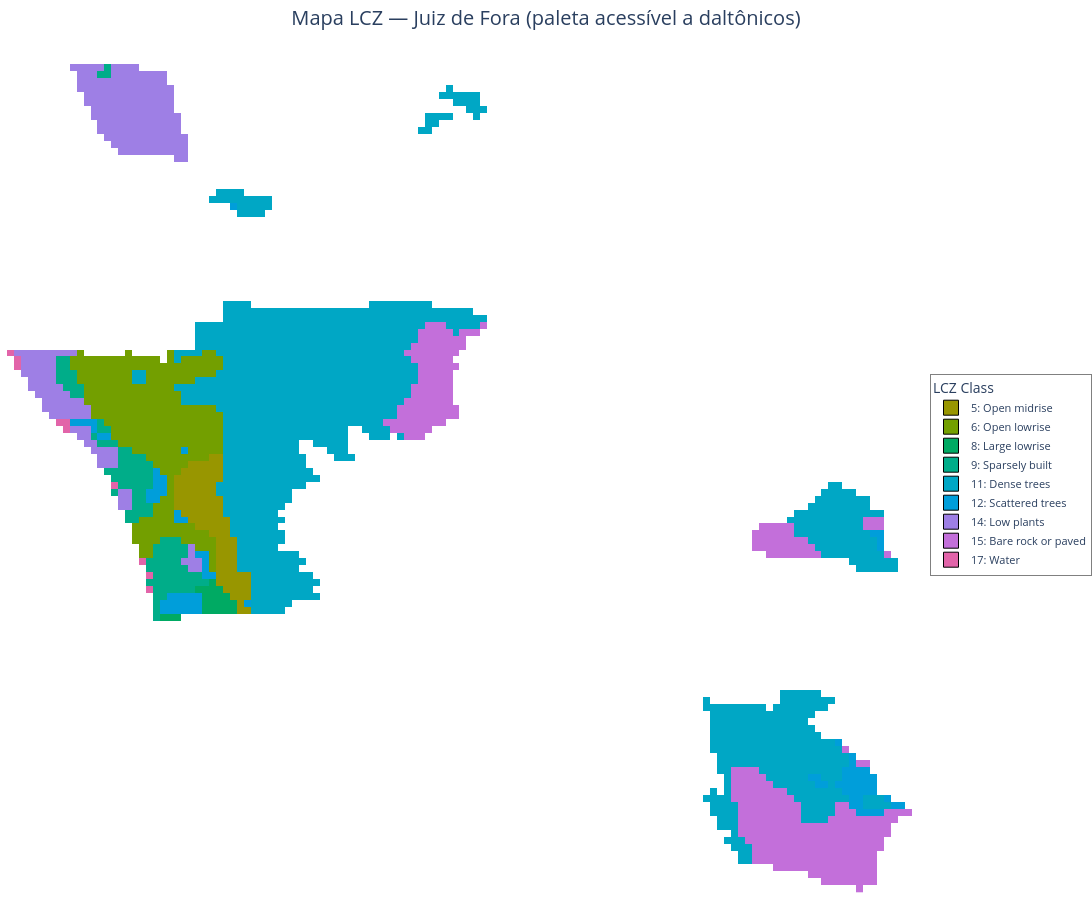

Notebook source saved alongside this figure:
### Markdown cell above
## A paleta acessível a daltônicos (`inclusive=True`)

A paleta padrão do esquema LCZ (Stewart & Oke 2012) usa vermelhos/laranjas para classes construídas e verdes/azuis para naturais — um esquema difícil ou impossível de distinguir para os ~4-8% dos leitores com deficiência de visão de cores vermelho-verde (a forma mais comum de daltonismo). Definir `inclusive=True` troca para uma paleta perceptualmente distinta e segura para daltônicos, preservando os mesmos limites de classe e a legenda. Isso custa nada no código (uma única palavra-chave) e importa muito para a acessibilidade de figuras publicadas, pôsteres de conferência e qualquer material compartilhado com um público geral — a comunicação científica acessível deveria ser o padrão, não uma exceção reservada para quem pede explicitamente.

### Code cell
result_inclusive = lcz_plot_map(map_path, show_legend=True, inclusive=True,
                                title="Mapa LCZ — Juiz de Fora (paleta acessível a daltônicos)")
result_inclusive.fig.show()

### Figure 1 — Plotly figure (JSON) as saved in the notebook; plotly's stock layout.template omitted (floating-point values rounded to 4 significant figures; data arrays with more than 128 entries replaced by an {"elided": "..."} marker saying what was removed)
{"data": [{"colorscale": [[0, "rgba(0,0,0,0)"], [0.05882, "#E16A86"], [0.1176, "#D8755E"], [0.1765, "#C98027"], [0.2353, "#B48C00"], [0.2941, "#989600"], [0.3529, "#739F00"], [0.4118, "#36A631"], [0.4706, "#00AA63"], [0.5294, "#00AD89"], [0.5882, "#00ACAA"], [0.6471, "#00A7C5"], [0.7059, "#009EDA"], [0.7647, "#6290E5"], [0.8235, "#9E7FE5"], [0.8824, "#C36FDA"], [0.9412, "#D965C6"], [1, "#E264A9"]], "dx": 0.0008983, "dy": 0.0008983, "hoverinfo": "x+y+z", "hovertemplate": "LCZ Class: %{z:.0f}<br>X: %{x:.5f}<br>Y: %{y:.5f}<extra></extra>", "showscale": false, "type": "heatmap", "x0": 9.494, "y0": 47.09, "z": {"elided": "120x131 int values"}, "zmax": 17, "zmin": 0}, {"hoverinfo": "x+y+z", "legendgroup": "lcz_classes", "marker": {"color": "#989600", "line": {"color": "black", "width": 1}, "size": 15, "symbol": "square"}, "mode": "markers", "name": "5: Open midrise", "showlegend": true, "type": "scatter", "x": [null], "y": [null]}, {"hoverinfo": "x+y+z", "legendgroup": "lcz_classes", "marker": {"color": "#739F00", "line": {"color": "black", "width": 1}, "size": 15, "symbol": "square"}, "mode": "markers", "name": "6: Open lowrise", "showlegend": true, "type": "scatter", "x": [null], "y": [null]}, {"hoverinfo": "x+y+z", "legendgroup": "lcz_classes", "marker": {"color": "#00AA63", "line": {"color": "black", "width": 1}, "size": 15, "symbol": "square"}, "mode": "markers", "name": "8: Large lowrise", "showlegend": true, "type": "scatter", "x": [null], "y": [null]}, {"hoverinfo": "x+y+z", "legendgroup": "lcz_classes", "marker": {"color": "#00AD89", "line": {"color": "black", "width": 1}, "size": 15, "symbol": "square"}, "mode": "markers", "name": "9: Sparsely built", "showlegend": true, "type": "scatter", "x": [null], "y": [null]}, {"hoverinfo": "x+y+z", "legendgroup": "lcz_classes", "marker": {"color": "#00A7C5", "line": {"color": "black", "width": 1}, "size": 15, "symbol": "square"}, "mode": "markers", "name": "11: Dense trees", "showlegend": true, "type": "scatter", "x": [null], "y": [null]}, {"hoverinfo": "x+y+z", "legendgroup": "lcz_classes", "marker": {"color": "#009EDA", "line": {"color": "black", "width": 1}, "size": 15, "symbol": "square"}, "mode": "markers", "name": "12: Scattered trees", "showlegend": true, "type": "scatter", "x": [null], "y": [null]}, {"hoverinfo": "x+y+z", "legendgroup": "lcz_classes", "marker": {"color": "#9E7FE5", "line": {"color": "black", "width": 1}, "size": 15, "symbol": "square"}, "mode": "markers", "name": "14: Low plants", "showlegend": true, "type": "scatter", "x": [null], "y": [null]}, {"hoverinfo": "x+y+z", "legendgroup": "lcz_classes", "marker": {"color": "#C36FDA", "line": {"color": "black", "width": 1}, "size": 15, "symbol": "square"}, "mode": "markers", "name": "15: Bare rock or paved", "showlegend": true, "type": "scatter", "x": [null], "y": [null]}, {"hoverinfo": "x+y+z", "legendgroup": "lcz_classes", "marker": {"color": "#E264A9", "line": {"color": "black", "width": 1}, "size": 15, "symbol": "square"}, "mode": "markers", "name": "17: Water", "showlegend": true, "type": "scatter", "x": [null], "y": [null]}], "layout": {"dragmode": "pan", "height": 900, "legend": {"bgcolor": "rgba(255,255,255,0.9)", "bordercolor": "gray", "borderwidth": 1, "font": {"size": 11}, "title": {"font": {"size": 14}, "text": "LCZ Class"}, "x": 1.02, "xanchor": "left", "y": 0.5, "yanchor": "middle"}, "margin": {"b": 0, "l": 0, "r": 180, "t": 50}, "paper_bgcolor": "white", "plot_bgcolor": "white", "title": {"font": {"size": 20}, "text": "Mapa LCZ — Juiz de Fora (paleta acessível a daltônicos)", "x": 0.5, "xanchor": "center"}, "width": 1200, "xaxis": {"showgrid": false, "showticklabels": false, "zeroline": false}, "yaxis": {"scaleanchor": "x", "scaleratio": 1, "showgrid": false, "showticklabels": false, "zeroline": false}}}
